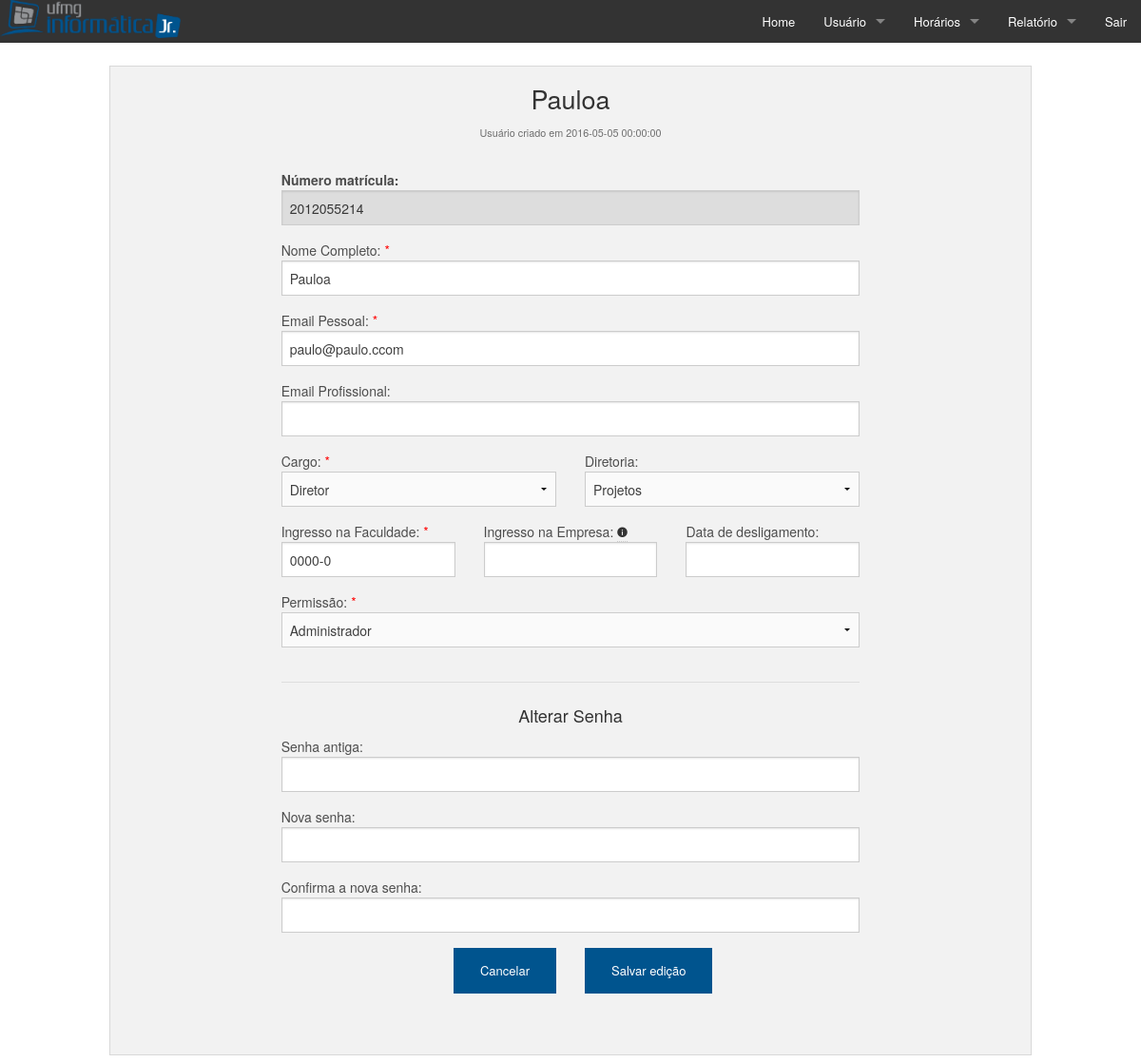
Page /pages/editar_usuario.php (signed in) on the committed database.
### tables this page shows
CREATE TABLE IF NOT EXISTS `usuarios` (
  `matr` char(10) NOT NULL,
  `nome` varchar(50) NOT NULL,
  `senha` varchar(256) NOT NULL,
  `email_pessoal` char(50) NOT NULL,
  `email_profissional` varchar(50) DEFAULT NULL,
  `diretoria` int(11) DEFAULT NULL,
  `cargo` char(30) NOT NULL,
  `ingresso_faculdade` varchar(6) NOT NULL,
  `ingresso_empresa` varchar(45) DEFAULT NULL,
  `permissao` int(6) NOT NULL COMMENT 'admin ou comum',
  `conectado` int(11) NOT NULL COMMENT '1=CONECTADO; 0=NÃO CONECTADO',
  `data_criacao` datetime NOT NULL,
  `data_desligamento` varchar(45) DEFAULT NULL,
  `facebook` varchar(255) DEFAULT NULL,
  `linkedin` varchar(255) DEFAULT NULL,
  PRIMARY KEY (`matr`),
  UNIQUE KEY `email` (`email_pessoal`),
  KEY `diretoria` (`diretoria`),
  KEY `id_premissoes_idx` (`permissao`)
);

CREATE TABLE IF NOT EXISTS `diretorias` (
  `id_diretoria` int(11) NOT NULL AUTO_INCREMENT,
  `nome_diretoria` varchar(25) NOT NULL,
  PRIMARY KEY (`id_diretoria`)
);

CREATE TABLE IF NOT EXISTS `permissoes` (
  `id_permissoes` int(11) NOT NULL AUTO_INCREMENT,
  `nome_permissoes` varchar(25) NOT NULL,
  PRIMARY KEY (`id_permissoes`)
);

### pages/editar_usuario.php (the view, shortened to what this page needs)
<?php
	require_once("connect/testmysql_p.php");
	if(!isset($_SESSION['matricula'])) {
    	header("Location: ../index.php");
	}
	else {
		if(isset($_GET['id']))
			$matr = $_GET['id'];
		else
			$matr = $_SESSION['matricula'];
	}
	$sql_usuario = "SELECT * FROM usuarios WHERE matr='$matr' LIMIT 1;";
	if (isset($sql_usuario)) {
		$usuario = mysqli_query($conn, $sql_usuario);
	}
	$sql_diretorias = "SELECT id_diretoria, nome_diretoria FROM diretorias";
	if (isset($sql_diretorias)) {
		$diretorias = mysqli_query($conn, $sql_diretorias);
	}
	$sql_permissoes = "SELECT id_permissoes, nome_permissoes FROM permissoes;";
	if (isset($sql_permissoes)) {
		$permissoes = mysqli_query($conn, $sql_permissoes);
	}
	while ($user = mysqli_fetch_assoc($usuario)) {
?>
<!doctype html>
<html class="no-js" lang="en">
<head>
	<link rel="stylesheet" href="../css/foundation.css" />
	<link rel="stylesheet" href="../foundation-icons/foundation-icons.css" />
	<link rel="stylesheet" href="../css/foundation-datepicker.min.css" />
</head>
<body>
	<?php
		require_once("menu/menu.php");
		echo "<br>";
	?>
	<div class="row">
		<div class="large-12 columns">
			<div class="panel">
				<h3 class="text-center"><?php echo $user['nome']?></h3>
				<h5 class="text-center"><small>Usuário criado em <?php echo $user['data_criacao']?></small></h5>
				<br>
				<div class="row">
					<div class="large-8 push-2 columns">
						<form id="editar" name="editar" method="post" action="salvar_edicao.php" data-abide>
							<label class="fn"><strong> Número matrícula: </strong><input type="text" id="matr" name="matr" value='<?php echo $user['matr']?>' readonly/> </label>
							<label> Nome Completo: <span style="color: red;">*</span>
								<input type="text"  id="nome" name="nome" value='<?php echo $user['nome']?>' required title="Nome é obrigatório"/> </label>
							<label> Email Pessoal: <span style="color: red;">*</span>
								<input type="email" id="email_pessoal" name="email_pessoal" value='<?php echo $user['email_pessoal']?>' required title="Email pessoal é obrigatório" /> </label>
							<label> Email Profissional:
								<input type="email" d="email_profissional" name="email_profissional" value='<?php echo $user['email_profissional']?>' /> </label>
		    				<div class="row">
    							<div class="large-6 columns" >
									<label>Cargo: <span style="color: red;">*</span>
										<select name="cargo" id="cargo" required title="Cargo é obrigatório">
											<option value='Diretor'<?php if('Diretor' == $user['cargo']) echo "selected"?>>Diretor</option>
										</select>
									</label>
		    					</div>
		    					<div class="large-6 columns" >
		    						<label >Diretoria:
										<select name="diretoria" id="diretoria" title="Diretoria é obrigatório" required>
		    								<?php
				    							while ($row = mysqli_fetch_assoc($diretorias)) {
				    						?>
				    								<option value='<?php echo $row['id_diretoria']?>'<?php if($row['id_diretoria'] == $user['diretoria']) echo "selected"?>><?php echo $row['nome_diretoria']?></option>
				    						<?php
				    							}
											?>
										</select>
									</label>
								</div>
							</div>
							<div class="row">
    							<div class="large-4 columns" >
    								<label> Ingresso na Faculdade: <span style="color: red;">*</span>
		    							<input type="text" id="ingresso_faculdade" name="ingresso_faculdade"  value='<?php echo $user['ingresso_faculdade']?>' placeholder="Ano/Semestre" pattern="[1-2]{1}[0|9]{1}[0-9]{2}\/[1,2]{1}" title="Insira no formato 2016/1" required />
		    						</label>
		    					</div>
		    					<div class="large-4 columns" >
		    						<label> Ingresso na Empresa: <span data-tooltip aria-haspopup="true" class="has-tip" title="Data de assinatura do termo"><i class="fi-info"> </i></span>
		    							<input type="text" id="ingresso_empresa" name="ingresso_empresa" value='<?php echo $user['ingresso_empresa']?>'  class="fdatepicker" autocomplete="off"  />
		    						</label>
		    					</div>
		    					<div class="large-4 columns" >
		    						<label> Data de desligamento:
		    							<input type="text" id="data_desligamento" name="data_desligamento" value='<?php echo $user['data_desligamento']?>'  class="fdatepicker" autocomplete="off"  />
		    						</label>
		    					</div>
		    				</div>
							<label> Permissão: <span style="color: red;">*</span>
								<select name="permissao" id="permissao" required>
									<?php
		    							while ($row = mysqli_fetch_assoc($permissoes)) {
    								?>
		    								<option value='<?php echo $row['id_permissoes']?>'<?php if($row['id_permissoes'] == $user['permissao']) echo "selected"?>><?php echo $row['nome_permissoes']?></option>
		    						<?php
		    							}
									?>
								</select>
							</label>
						<?php
							if($user['matr'] == $_SESSION['matricula'])
								echo"
									<hr>
									<div class='row'>
		    							<div class='large-12 columns' >
		    								<center><h5 class='subheader'>Alterar Senha</h5></center>
				    					</div>
				    				</div>
				    				<div class='row'>
		    							<div class='large-12 columns' >
											<label> Senha antiga:
												<input type='password' id='senha_antiga' name='senha_antiga'/>
											</label>
										</div>
				    				</div>
									<div class='row'>
		    							<div class='large-12 columns' >
											<label> Nova senha:
												<input type='password' id='nova_senha' name='senha_nova'/>
											</label>
										</div>
				    				</div>
									<div class='row'>
		    							<div class='large-12 columns' >
											<label> Confirma a nova senha:
												<input type='password' id='confirma_senha_nova' name='confirma_senha_nova'/>
											</label>
										</div>
				    				</div>";
						?>
									<div class='row'>
										<div class='large-6 columns text-right'>
											<a href='listar_usuarios.php' class='small button'>Cancelar</a>
										</div>
										<div class='large-6 columns text-left'>
											<button type='submit' id='salvar_edicao' class='small button'>Salvar edição</button>
										</div>
									</div>
									<br>
				<?php
					}
				?>
					</div>
				</div>
			</div>
		</div>
	</div>
</body>
</html>

### pages/menu/menu.php (shortened to what this page needs)
<nav class="top-bar" data-topbar role="navigation">
	<ul class="title-area">
		<li class="name logo">
			<a href="home.php"><img src="../img/logomenu.png"></a>
		</li>
	</ul>
	<section class="top-bar-section">
		<ul class="right">
			<li><a href="home.php">Home</a></li>
			<li class="has-dropdown">
				<a href="#">Usuário</a>
			</li>
			<li class="has-dropdown">
				<a href="#">Horários</a>
			</li>
			<li class="has-dropdown">
				<a href="#">Relatório</a>
			</li>
			<li><a href="logout.php">Sair</a></li>
		</ul>
	</section>
</nav>

### rows in the picture
usuarios: nome "Pauloa", data_criacao "2016-05-05 00:00:00", matr "2012055214", email_pessoal "paulo@paulo.ccom", diretoria "Projetos", ingresso_faculdade "0000-0", permissao "Administrador"
